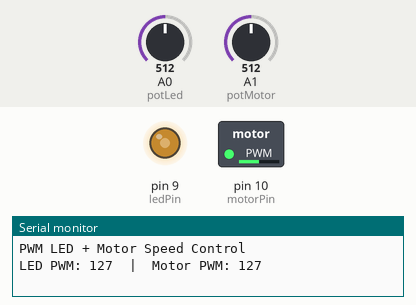
Bench run of a sketch on a simulated Arduino Uno, built with avr-gcc and run on an emulated ATmega328P. Parts: switched loads named in the sketch (green lamp = pin HIGH), output pins drawn as LEDs (lit = HIGH), the last lines printed to the serial monitor. The test bench sets the inputs (shaded band); at power-on: A0 (potLed) = 512, A1 (potMotor) = 512.

Above: at 1.2 s.
1.3 s: A0 (potLed) set to 900
At 2.3 s:
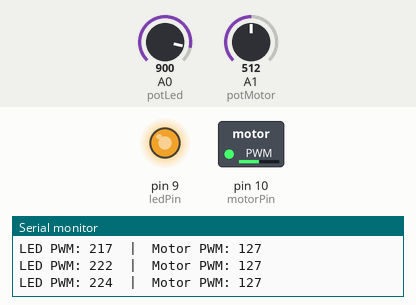
3.4 s: A1 (potMotor) set to 716
At 3.8 s:
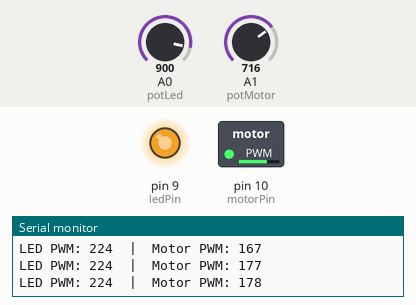
5.0 s: A0 (potLed) set to 306
At 6.5 s:
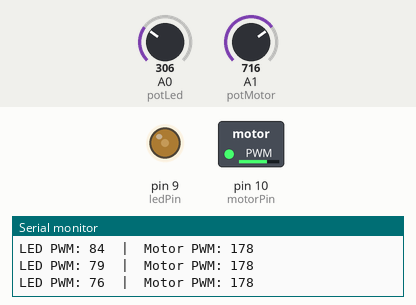
7.4 s: A1 (potMotor) set to 900
At 8.0 s:
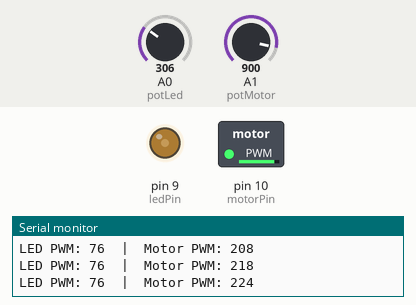
8.9 s: A0 (potLed) set to 716
At 9.37 s:
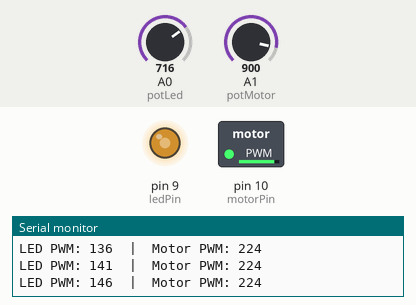
11.0 s: A1 (potMotor) set to 122
At 13.1 s:
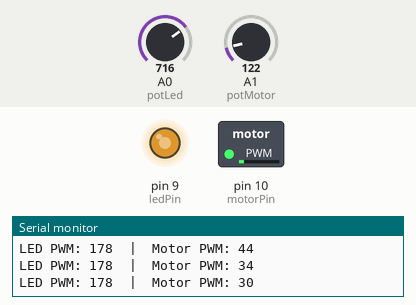
Timing chart, 0 to 14.1 s (numbered marks = the images above; inputs shaded):
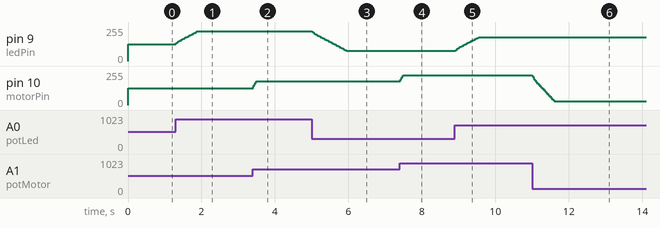

The sketch:

PWM.ino
```cpp
// Sketch A: LED + motor speed control via PWM (MOSFET/N-P transistor)
// LED on PWM pin 9, Motor on PWM pin 10
// Potentiometer for LED -> A0, for motor -> A1

const int ledPin   = 9;    // PWM pin for LED
const int motorPin = 10;   // PWM pin for motor (connect to MOSFET gate/base resistor to transistor)
const int potLed   = A0;   // potentiometer for LED brightness
const int potMotor = A1;   // potentiometer for motor speed

int lastLedValue = -1;
int lastMotorValue = -1;

void setup() {
  pinMode(ledPin, OUTPUT);
  pinMode(motorPin, OUTPUT);
  Serial.begin(9600);
  Serial.println("PWM LED + Motor Speed Control");
}

void loop() {
  // Read pots (0..1023)
  int rawLed  = analogRead(potLed);
  int rawMotor = analogRead(potMotor);

  // Map to PWM range (0..255)
  int pwmLed  = map(rawLed, 0, 1023, 0, 255);
  int pwmMotor = map(rawMotor, 0, 1023, 0, 255);

  // Optional: gentle ramp to avoid sudden jumps
  pwmLed = ramp(lastLedValue, pwmLed, 5);
  pwmMotor = ramp(lastMotorValue, pwmMotor, 10);

  // Write PWM
  analogWrite(ledPin, pwmLed);
  analogWrite(motorPin, pwmMotor);

  // Debug only if values changed (reduces serial spam)
  if (pwmLed != lastLedValue || pwmMotor != lastMotorValue) {
    Serial.print("LED PWM: "); Serial.print(pwmLed);
    Serial.print("  |  Motor PWM: "); Serial.println(pwmMotor);
    lastLedValue = pwmLed;
    lastMotorValue = pwmMotor;
  }

  delay(20); // small delay to reduce noise
}

// Ramp helper: move cur toward target by 'step'
int ramp(int cur, int target, int step) {
  if (cur < 0) return target; // first-time set
  if (abs(target - cur) <= step) return target;
  if (target > cur) return cur + step;
  return cur - step;
}
```

Measured:
- after the input at 1.3 s, pin 9 (ledPin): moves from 127/255 to 224/255 over 0.60 s, starting at once
- after the input at 3.4 s, pin 10 (motorPin): 127/255 → 178/255 at once
- after the input at 5.0 s, pin 9 (ledPin): moves from 224/255 to 76/255 over 0.94 s, starting at once
- after the input at 7.4 s, pin 10 (motorPin): 178/255 → 224/255 at once
- after the input at 8.9 s, pin 9 (ledPin): moves from 76/255 to 178/255 over 0.64 s, starting at once
- after the input at 11.0 s, pin 10 (motorPin): moves from 224/255 to 30/255 over 0.60 s, starting at once
